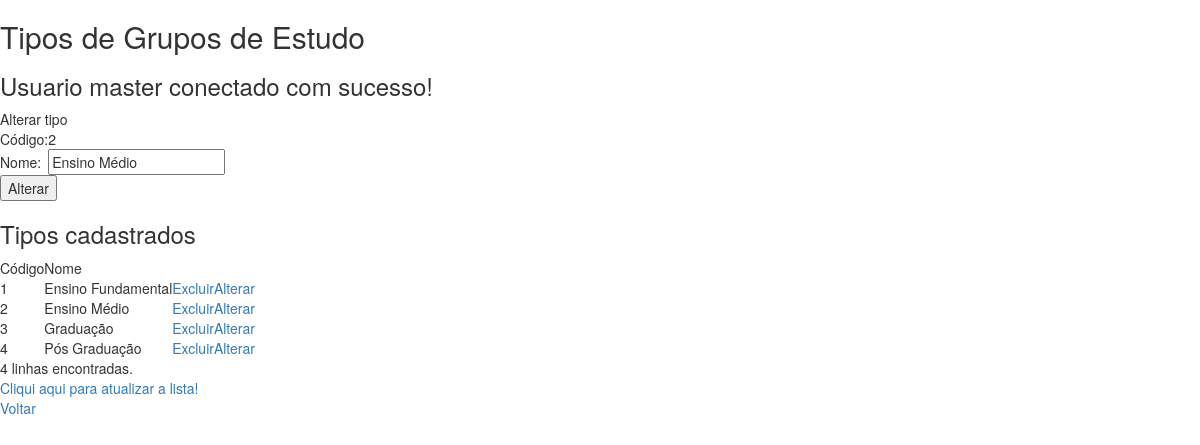
Page /tipos.php?alterar=2 (signed in) on the committed database.
### tables this page shows
CREATE TABLE IF NOT EXISTS `tipos` (
  `cod` int(11) NOT NULL AUTO_INCREMENT,
  `nome` varchar(50) NOT NULL,
  PRIMARY KEY (`cod`),
  UNIQUE KEY `nome` (`nome`)
);

### tipos.php (the view, shortened to what this page needs)
<!DOCTYPE html>
<html lang="en">
	<head>
		<link href="bootstrap-3.3.2/css/bootstrap.min.css" rel="stylesheet">
	</head>
	<body>
		<h2>Tipos de Grupos de Estudo</h2>
		<h3><?php echo "Usuario ".$_SESSION["login"]." conectado com sucesso!"; ?></h3>
		<form action="tipos.php" method="POST">
			<table>
				<tr>
					<td colspan="2">
						<?php
							if(isset($_GET['alterar'])){
								echo "Alterar tipo";
							}else{
								echo "Inserir novo tipo";
							}
						?>
					</td>
				</tr>
				<?php
					if(isset($_GET['alterar'])){
						echo "<tr><td>Código:</td><td>".$_GET['alterar']."<input type='hidden' name='codigo' value='".$_GET['alterar']."' /></td></tr>";
					}
				?>
				<tr>
					<td>Nome:</td>
					<td>
						<?php
							if(isset($_GET['alterar'])){
								$nome = "";
								$conexao = RetornaConexao();
								$sql = "select nome from tipos where cod = ".$_GET['alterar'];
								$result = mysqli_query($conexao, $sql, $field=0);
								if (!$result){
									die('Erro consultando para alterar registro de tipos no Banco de Dados.');
								}else{
									if (mysqli_num_rows($result) > 0){
										while($row = mysqli_fetch_assoc($result)) {
											$nome = $row["nome"];
										}
									}
								}
								echo "<input type='text' name='nome' value='".$nome."'  />";
							}else{
								echo "<input type='text' name='nome'/>";
							}
						?>
					</td>
				<tr>
				<tr>
					<td colspan="2">
						<?php
							if(isset($_GET['alterar'])){
								echo "<input type='submit' value='Alterar' name='submit'>";
							}else{
								echo "<input type='submit' value='Adicionar' name='submit'>";
							}
						?>
					</td>
				</tr>
			</table>
		</form>
		<h3>Tipos cadastrados</h3>
		<table>
			<tr>
				<td>Código</td>
				<td>Nome</td>
				<td>&nbsp;</td>
				<td>&nbsp;</td>
			</tr>
			<?php
				$conexao = RetornaConexao();
				$sql = "select cod, nome from tipos";
				$result = mysqli_query($conexao, $sql, $field=0);
				if (!$result){
					die('Erro consultando registro de tipos no Banco de Dados.');
				}else{
					$contador = 0;
					if (mysqli_num_rows($result) > 0){
						while($row = mysqli_fetch_assoc($result)) {
							$cod = $row["cod"];
							$nome = $row["nome"];
							$contador++;
							echo "<tr><td>".$cod."</td><td>".$nome."</td><td><a href='tipos.php?excluir=".$cod."'>Excluir</a></td><td><a href='tipos.php?alterar=".$cod."'>Alterar</a></td></tr>";
						}
					}
					echo "<tr><td colspan='4'>".$contador." linhas encontradas.</td></tr>";
				}
			?>
			<tr>
				<td colspan="3"><a href="tipos.php">Cliqui aqui para atualizar a lista!</a></td>
			</tr>
			<tr>
				<td colspan="3"><a href="index.php">Voltar</a></td>
			</tr>
		</table>
	</body>
</html>

### rows in the picture
tipos: nome "Ensino Médio", cod "2"
tipos: cod "1", nome "Ensino Fundamental"
tipos: cod "3", nome "Graduação"
tipos: cod "4", nome "Pós Graduação"

### other values in the picture
$_SESSION["login"] "master"
$_GET['alterar'] "2"
$contador "4"
